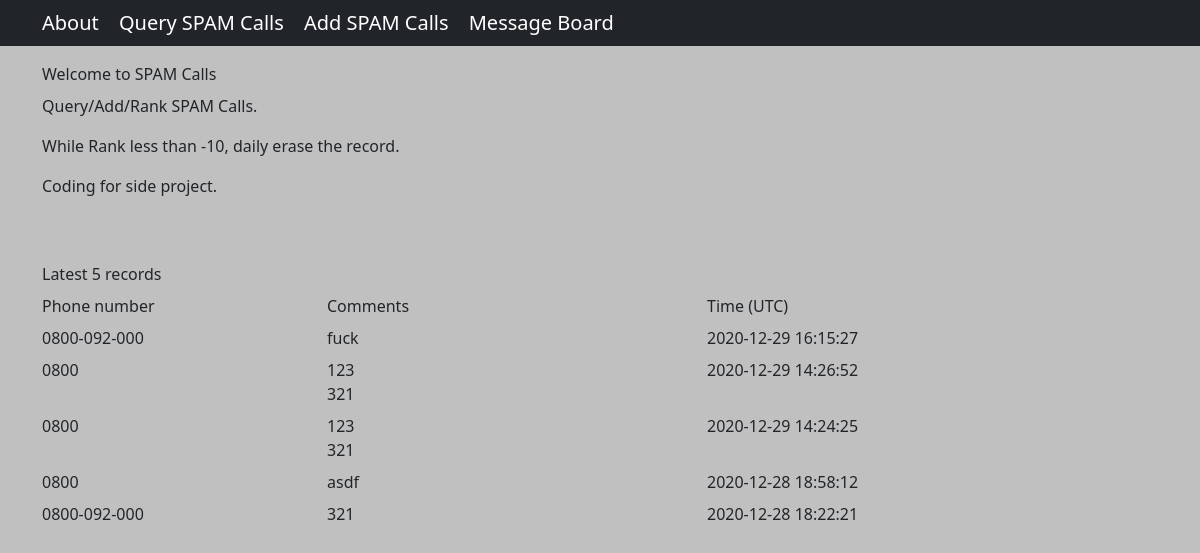
/about, run on the app's committed database.
### tables this page shows
CREATE TABLE calls (
            id INTEGER PRIMARY KEY AUTOINCREMENT,
            phone TEXT NOT NULL,
            comments TEXT NOT NULL,
            time TIMESTAMP DEFAULT CURRENT_TIMESTAMP,
            rank INTEGER DEFAULT 0
        );

### routes.py (the view)
@app.route("/", methods=["POST", "GET"])
@app.route("/about", methods=["POST", "GET"])
def about():
    sql = "select * from calls order by id desc limit 5"
    with sqlite3.connect(database) as con:
        con.row_factory = sqlite3.Row
        cur = con.cursor()
        cur.execute(sql)
        data = cur.fetchall()
    msg = ""
    if data == []:
        msg = None
        return render_template("result.html", action='query', msg=msg)
    return render_template("about.html", data=data)

### templates/about.html (shortened to what this page needs)
{% extends "template.html" %}
{% block main %}
<div class="container">
    <label class="form-label">Welcome to SPAM Calls</label>
    <p class="text-justify">Query/Add/Rank SPAM Calls.</p>
    <p class="text-justify">While Rank less than -10, daily erase the record.</p>
    <p class="text-justify">Coding for side project.</p>
</div>
<div class="container">
    {% if msg != None%}
    <label class="form-label">Latest 5 records</label>
    <div class="row mb-2">
        <div class="col-3">Phone number</div>
        <div class="col-4">Comments</div>
        <div class="col-4">Time (UTC)</div>
    </div>
    {% for rec in data %}
    <div class="row mb-2">
        <div class="col-3">{{ rec["phone"] }}</div>
        <div class="col-4 newline">{{ rec["comments"] }}</div>
        <div class="col-4">{{ rec["time"] }}</div>
    </div>
    {% endfor %}
    {% endif %}
</div>
{% endblock %}

### static/custom.css (style rules this page uses)
body { background: Silver !important; }
div .newline { white-space: pre-wrap; }

### data on the page
calls: phone "0800-092-000", comments "fuck", time "2020-12-29 16:15:27"
calls: phone "0800", comments "123 321", time "2020-12-29 14:26:52"
calls: phone "0800", comments "123 321", time "2020-12-29 14:24:25"
calls: phone "0800", comments "asdf", time "2020-12-28 18:58:12"
calls: phone "0800-092-000", comments "321", time "2020-12-28 18:22:21"
